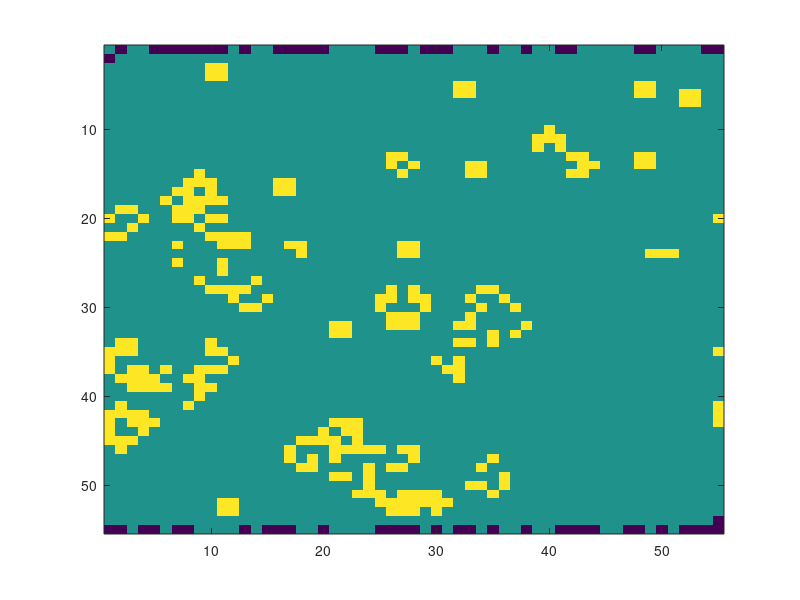

Source code (MATLAB):
clear all
x=55;                 % Size of the Lattice (same as LAWE)

z = randi(2,x)'(:)' - 2;
z_prime=z;            % prepare the z prime

for k=1:1:80;                 % Number of frames
for n=x+2:1:x^2-x-1;          % one time pass

theta=0;                      % Sum the surrounding area (top equation)
for c=n-1:1:n+1;
for m=-1:1:1;
theta=theta+z(m*x+c);
endfor
endfor

z_prime(n)= round(1/5*(z(n)*acos(sin(pi/4*(theta-z(n)-9/2)))  +  (1-z(n)) * acos(sin(pi/4*(theta-z(n) + 3)))));        % bottom equation

endfor

figure(2)
title('GOL      www.buzwordsalad.com','FontWeight','bold');
xlabel("X");
ylabel("Y");
imagesc(reshape(z,x,x)')
z=z_prime;
pause
endfor
